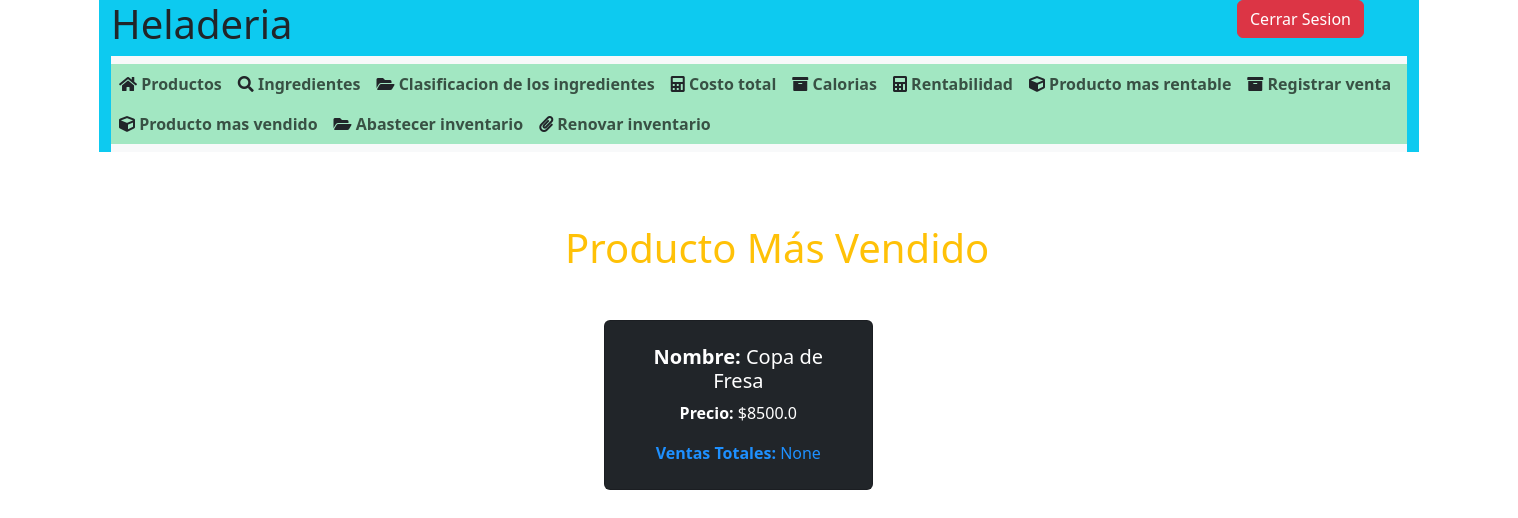
The page /producto_mas_vendido (signed in) on the database its author committed.
### models/Productos.py (models this page shows, shortened)
class Producto(db.Model):
        __tablename__ = 'productos'
        id = db.Column(db.Integer, primary_key = True)
        nombre = db.Column(db.String(100), nullable = False, unique = True)
        precio_publico = db.Column(db.Float, nullable = False)
        rentabilidad = db.Column(db.Float, nullable = False)
        tipo_vaso = db.Column(db.String(100))
        volumen = db.Column(db.Float)
        ingrediente1_id = db.Column(db.Integer, db.ForeignKey('ingredientes.id'),nullable = True)
        ingrediente2_id = db.Column(db.Integer, db.ForeignKey('ingredientes.id'), nullable = True)
        ingrediente3_id = db.Column(db.Integer, db.ForeignKey('ingredientes.id'), nullable = True)
        ventas_totales = db.Column(db.Integer, default=0)
        ingrediente1 = db.relationship('Ingrediente', foreign_keys=[ingrediente1_id])
        ingrediente2 = db.relationship('Ingrediente', foreign_keys=[ingrediente2_id])
        ingrediente3 = db.relationship('Ingrediente', foreign_keys=[ingrediente3_id])

### views/Heladeria_controller.py (the view)
    @app.route('/producto_mas_vendido')
    @login_required
    def producto_mas_vendido():
        if current_user.es_admin or current_user.es_empleado:
            producto = Producto.query.order_by(Producto.ventas_totales.desc()).first()
            if producto:
                return render_template('producto_mas_vendido.html', producto=producto)
            else:
                return render_template('producto_mas_vendido.html', producto=None)
        else:
            return render_template('sin_autorizacion.html')

### templates/producto_mas_vendido.html (shortened to what this page needs)
{% include '/scripts.html'  %}
{% include '/header.html'  %}
<!DOCTYPE html>
<html lang="en">
<head>
</head>
<main class="main text-center py-4">
<body>
    <br><br>
    <div class="container">
        <h1 class="text-center text-warning">Producto Más Vendido</h1>
        <div class="container mt-5 table table-dark" style="margin-left: 400px;" >
            <div class="row mt-4">
        {% if producto %}
        <div class="col-md-3">
            <div class="card">
                <div class="card-body">
            <h5 class="card-title"><strong>Nombre:</strong> {{ producto.nombre }}</h5>
            <p><strong>Precio:</strong> ${{ producto.precio_publico }}</p>
            <p class="card-text" style="color: dodgerblue;"><strong>Ventas Totales:</strong> {{ producto.ventas_totales }}</p>
        {% else %}
            <p>No hay ventas registradas aún.</p>
        </div>
    </div>
</div>
        {% endif %}
    </div>
</div>
</body>
</main>
</html>

### static/css/style2.css (style rules this page uses)
* { margin: 0px; padding: 0px; box-sizing: border-box; }
main { width: 80%; height: 40rem; border: none; padding: 1px 10px 6px 10px; border-radius: 20px; justify-content: center; margin-left: 170px; }

### rows shown on the page
Producto: nombre "Copa de Fresa", precio_publico "8500.0", ventas_totales "None"
